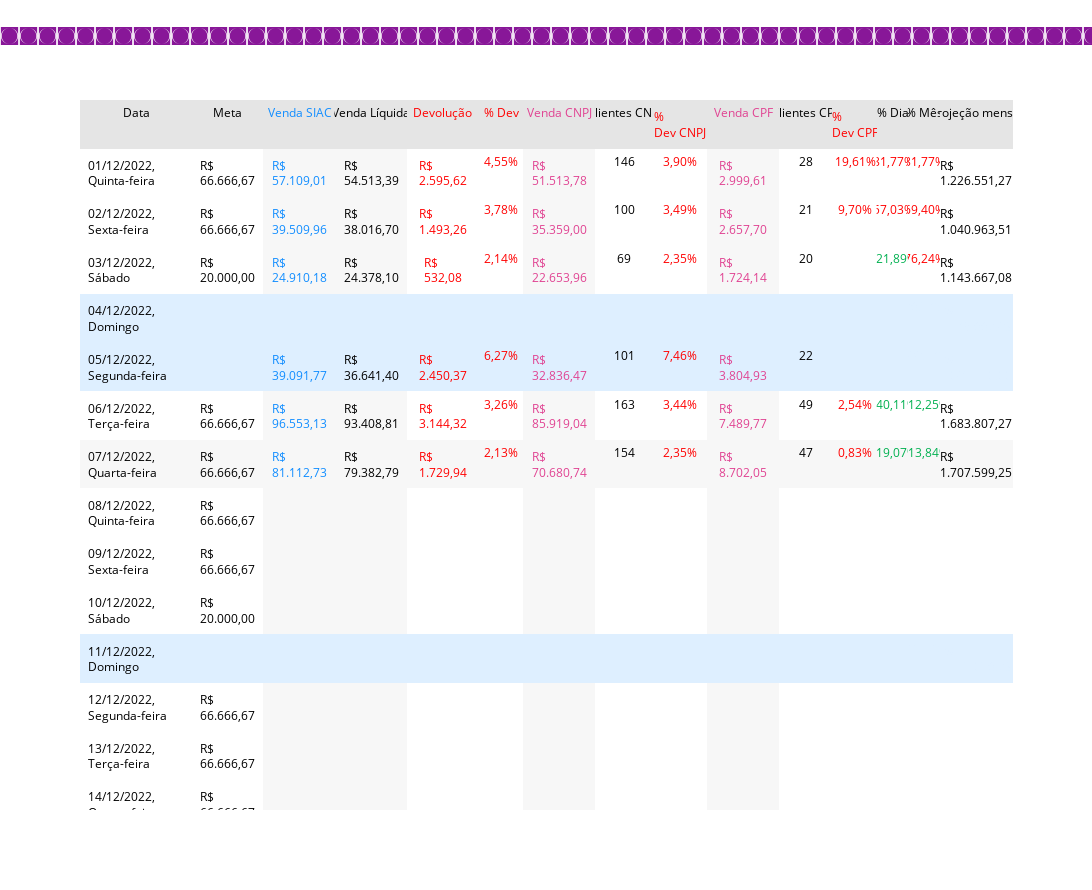

This figure's notebook cell:
### Code cell
print_plot(df_hoje, lista_lojas, '03')

### Figure 1 — Plotly figure (JSON) as saved in the notebook; plotly's stock layout.template omitted (floating-point values rounded to 4 significant figures; data arrays with more than 128 entries replaced by an {"elided": "..."} marker saying what was removed)
{"data": [{"cells": {"align": ["left", "center"], "fill": {"color": {"elided": "22x32 str values"}}, "font": {"color": ["#000000", "#000000", "#118DFF", "#000000", "#FF0000", "#FF0000", "#E04392", "#000000", "#FF0000", "#E04392", "#000000", "#FF0000", ["#FF0000", "#FF0000", "#00B050", "#DEEFFF", "#DEEFFF", "#00B050", "#00B050", "#FFFFFF", "#FFFFFF", "#FFFFFF", "#DEEFFF", "#FFFFFF", "#FFFFFF", "#FFFFFF", "#FFFFFF", "#FFFFFF", "#FFFFFF", "#DEEFFF", "#FFFFFF", "#FFFFFF", "#FFFFFF", "#FFFFFF", "#FFFFFF", "#FFFFFF", "#DEEFFF", "#FFFFFF", "#FFFFFF", "#FFFFFF", "#FFFFFF", "#FFFFFF", "#FFFFFF", "#E5E5E5"], ["#FF0000", "#FF0000", "#FF0000", "#DEEFFF", "#DEEFFF", "#00B050", "#00B050", "#FFFFFF", "#FFFFFF", "#FFFFFF", "#DEEFFF", "#FFFFFF", "#FFFFFF", "#FFFFFF", "#FFFFFF", "#FFFFFF", "#FFFFFF", "#DEEFFF", "#FFFFFF", "#FFFFFF", "#FFFFFF", "#FFFFFF", "#FFFFFF", "#FFFFFF", "#DEEFFF", "#FFFFFF", "#FFFFFF", "#FFFFFF", "#FFFFFF", "#FFFFFF", "#FFFFFF", "#E5E5E5"], ["#000000", "#000000", "#000000", "#DEEFFF", "#DEEFFF", "#000000", "#000000", "#FFFFFF", "#FFFFFF", "#FFFFFF", "#DEEFFF", "#FFFFFF", "#FFFFFF", "#FFFFFF", "#FFFFFF", "#FFFFFF", "#FFFFFF", "#DEEFFF", "#FFFFFF", "#FFFFFF", "#FFFFFF", "#FFFFFF", "#FFFFFF", "#FFFFFF", "#DEEFFF", "#FFFFFF", "#FFFFFF", "#FFFFFF", "#FFFFFF", "#FFFFFF", "#FFFFFF", "#118DFF"]]}, "line": {"color": {"elided": "22x32 str values"}}, "values": {"elided": "15x32 str values"}}, "columnwidth": [10.3, 6.593, 6.593, 6.593, 6.593, 4.12, 6.593, 5.356, 4.944, 6.593, 4.944, 4.12, 2.884, 2.884, 6.593], "domain": {"y": [0, 1]}, "header": {"align": ["center"], "fill": {"color": "#E5E5E5"}, "font": {"color": ["#000000", "#000000", "#118DFF", "#000000", "#FF0000", "#FF0000", "#E04392", "#000000", "#FF0000", "#E04392", "#000000", "#FF0000", "#000000", "#000000", "#000000"]}, "line": {"color": "#E5E5E5"}, "values": ["Data", "Meta", "Venda\nSIAC", "Venda\nLíquida", "Devolução", "%\nDev", "Venda\nCNPJ", "Clientes\nCNPJ", "% Dev\nCNPJ", "Venda\nCPF", "Clientes\nCPF", "% Dev\nCPF", "%\nDia", "%\nMês", "Projeção\nmensal"]}, "type": "table"}], "layout": {"height": 890, "title": {"font": {"color": "#881798", "family": "Jost", "size": 24.72}, "text": "◙◙◙◙◙◙◙◙◙◙ 🡆 ASA NORTE 🡄 ◙◙◙◙◙◙◙◙◙◙◙◙◙◙◙◙◙◙◙◙◙◙◙◙◙◙◙◙◙◙◙◙◙◙◙◙◙◙◙◙◙◙◙◙◙◙◙◙◙◙◙◙◙◙◙◙◙◙◙◙◙◙◙◙◙◙◙◙◙◙◙◙◙◙◙◙ ⒶⓈⒶ ⓃⓄⓇⓉⒺ ◙◙◙◙◙◙◙◙◙◙", "x": 0.5, "y": 0.95, "yanchor": "bottom"}, "width": 2060}}
